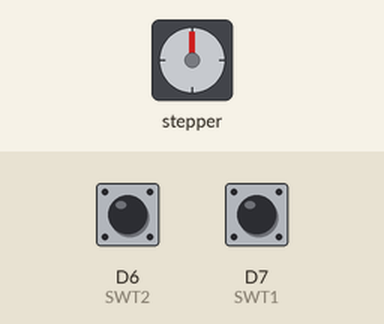
The sketch below on a simulated ESP8266 (NodeMCU). Shown: stepper motor. The inputs (shaded band) are chosen by the test bench; at power-on: D6 (SWT2) HIGH, D7 (SWT1) HIGH. Stepper angles assume 2048 steps per turn.

Above: at 1.2 s.
1.3 s: D6 (SWT2) pulled LOW for 0.15 s
At 1.77 s:
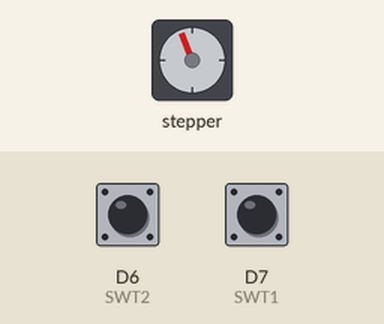
At 2.4 s:
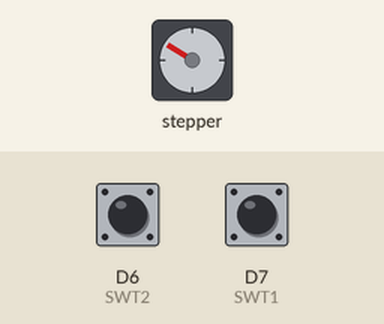
4.3 s: D7 (SWT1) pulled LOW for 3.2 s
At 4.62 s:
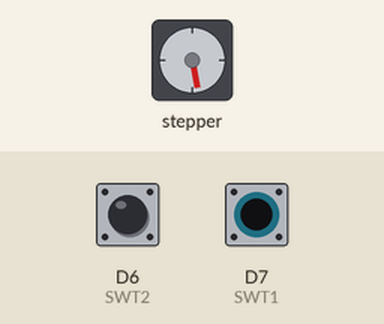
Timing chart, 0 to 14.8 s (numbered marks = the images above; inputs shaded):
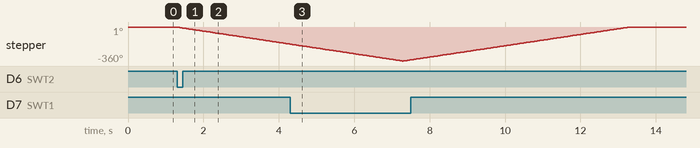

Measured:
- after the input at 1.3 s, stepper: keeps turning counter-clockwise at about 61°/s, starting at once

The sketch:

05_stepper_switch_control.ino
```cpp
#include <Stepper.h>

#define SWT1 D7
#define SWT2 D6

Stepper myStep(2048, D2, D4, D3, D5);

void setup() {
  myStep.setSpeed(10);
  pinMode(SWT1, INPUT_PULLUP);
  pinMode(SWT2, INPUT_PULLUP);
}

void loop() {
  if (digitalRead(SWT1) == LOW) {
    myStep.step(2048);   // forward 1 revolution
  }

  if (digitalRead(SWT2) == LOW) {
    myStep.step(-2048);  // reverse 1 revolution
  }
}
```
